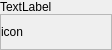
<?xml version="1.0" encoding="UTF-8"?>
<ui version="4.0">
 <class>CStaionLabel</class>
 <widget class="QWidget" name="CStaionLabel">
  <property name="geometry">
   <rect>
    <x>0</x>
    <y>0</y>
    <width>112</width>
    <height>50</height>
   </rect>
  </property>
  <property name="sizePolicy">
   <sizepolicy hsizetype="Fixed" vsizetype="Preferred">
    <horstretch>0</horstretch>
    <verstretch>0</verstretch>
   </sizepolicy>
  </property>
  <property name="minimumSize">
   <size>
    <width>30</width>
    <height>50</height>
   </size>
  </property>
  <property name="maximumSize">
   <size>
    <width>112</width>
    <height>50</height>
   </size>
  </property>
  <property name="mouseTracking">
   <bool>true</bool>
  </property>
  <property name="windowTitle">
   <string>CStaionLabel</string>
  </property>
  <property name="styleSheet">
   <string notr="true"/>
  </property>
  <layout class="QVBoxLayout" name="verticalLayout">
   <property name="spacing">
    <number>0</number>
   </property>
   <property name="leftMargin">
    <number>0</number>
   </property>
   <property name="topMargin">
    <number>0</number>
   </property>
   <property name="rightMargin">
    <number>0</number>
   </property>
   <property name="bottomMargin">
    <number>0</number>
   </property>
   <item>
    <widget class="QLabel" name="label_Name">
     <property name="sizePolicy">
      <sizepolicy hsizetype="Fixed" vsizetype="Fixed">
       <horstretch>0</horstretch>
       <verstretch>0</verstretch>
      </sizepolicy>
     </property>
     <property name="mouseTracking">
      <bool>true</bool>
     </property>
     <property name="text">
      <string>TextLabel</string>
     </property>
    </widget>
   </item>
   <item>
    <widget class="QFrame" name="frame">
     <property name="mouseTracking">
      <bool>true</bool>
     </property>
     <property name="frameShape">
      <enum>QFrame::StyledPanel</enum>
     </property>
     <property name="frameShadow">
      <enum>QFrame::Raised</enum>
     </property>
     <layout class="QHBoxLayout" name="horizontalLayout">
      <property name="spacing">
       <number>0</number>
      </property>
      <property name="leftMargin">
       <number>0</number>
      </property>
      <property name="topMargin">
       <number>0</number>
      </property>
      <property name="rightMargin">
       <number>0</number>
      </property>
      <property name="bottomMargin">
       <number>0</number>
      </property>
      <item>
       <widget class="QLabel" name="label_Icon">
        <property name="minimumSize">
         <size>
          <width>30</width>
          <height>30</height>
         </size>
        </property>
        <property name="maximumSize">
         <size>
          <width>30</width>
          <height>30</height>
         </size>
        </property>
        <property name="mouseTracking">
         <bool>true</bool>
        </property>
        <property name="text">
         <string>icon</string>
        </property>
        <property name="scaledContents">
         <bool>true</bool>
        </property>
       </widget>
      </item>
      <item>
       <spacer name="horizontalSpacer">
        <property name="orientation">
         <enum>Qt::Horizontal</enum>
        </property>
        <property name="sizeHint" stdset="0">
         <size>
          <width>77</width>
          <height>20</height>
         </size>
        </property>
       </spacer>
      </item>
     </layout>
    </widget>
   </item>
  </layout>
 </widget>
 <layoutdefault spacing="6" margin="11"/>
 <resources>
  <include location="../../SpeedMonitor/project/SpeedMonitor.qrc"/>
 </resources>
 <connections/>
</ui>
